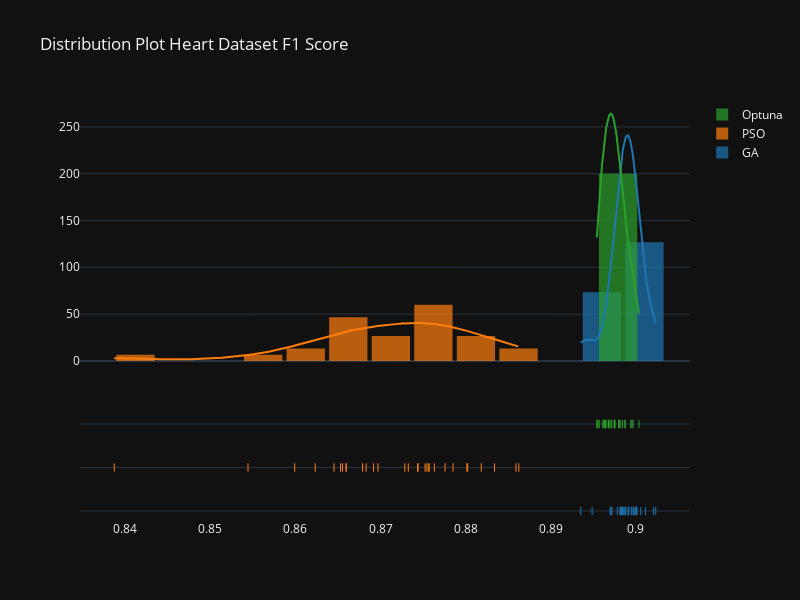

Notebook source saved alongside this figure:
### Code cell
import plotly.figure_factory as ff
import plotly.graph_objects as go
import plotly.express as px
import numpy as np

hist_data = [heart_ga['F1'], heart_pso['F1'], heart_optuna['F1']]
group_labels = ['GA', 'PSO', 'Optuna'] # name of the dataset


fig = ff.create_distplot(hist_data, group_labels, curve_type='kde', bin_size=.005, show_hist=True)
fig.update_layout(template = 'plotly_dark')
fig.update_layout(bargap=0.1, width=800, height=600, title='Distribution Plot Heart Dataset F1 Score')
fig.show()

### Figure 1 — Plotly figure (JSON) as saved in the notebook; plotly's stock layout.template omitted (floating-point values rounded to 4 significant figures; data arrays with more than 128 entries replaced by an {"elided": "..."} marker saying what was removed)
{"data": [{"autobinx": false, "histnorm": "probability density", "legendgroup": "GA", "marker": {"color": "rgb(31, 119, 180)"}, "name": "GA", "opacity": 0.7, "type": "histogram", "x": [0.8984, 0.9, 0.9021, 0.8982, 0.9023, 0.8982, 0.8981, 0.9001, 0.8978, 0.8991, 0.8971, 0.8992, 0.8986, 0.8997, 0.8988, 0.8972, 0.897, 0.8985, 0.9011, 0.8935, 0.8998, 0.8949, 0.9001, 0.8999, 0.8983, 0.8988, 0.8995, 0.8991, 0.9006, 0.8995], "xaxis": "x", "xbins": {"end": 0.9023, "size": 0.005, "start": 0.8935}, "yaxis": "y"}, {"autobinx": false, "histnorm": "probability density", "legendgroup": "PSO", "marker": {"color": "rgb(255, 127, 14)"}, "name": "PSO", "opacity": 0.7, "type": "histogram", "x": [0.8862, 0.866, 0.8387, 0.8859, 0.8544, 0.8683, 0.8679, 0.8697, 0.8834, 0.8802, 0.8692, 0.8744, 0.8743, 0.8801, 0.8599, 0.8655, 0.8754, 0.8752, 0.8763, 0.8733, 0.8776, 0.8653, 0.8645, 0.866, 0.8785, 0.8757, 0.8728, 0.8818, 0.8757, 0.8623], "xaxis": "x", "xbins": {"end": 0.8862, "size": 0.005, "start": 0.8387}, "yaxis": "y"}, {"autobinx": false, "histnorm": "probability density", "legendgroup": "Optuna", "marker": {"color": "rgb(44, 160, 44)"}, "name": "Optuna", "opacity": 0.7, "type": "histogram", "x": [0.8955, 0.8995, 0.8969, 0.8954, 0.8964, 0.8987, 0.8981, 0.8963, 0.8984, 0.8961, 0.8997, 0.8981, 0.9004, 0.8987, 0.8975, 0.8971, 0.8966, 0.8994, 0.8975, 0.8975, 0.8971, 0.898, 0.8968, 0.8974, 0.8971, 0.898, 0.8961, 0.8957, 0.8955, 0.8963], "xaxis": "x", "xbins": {"end": 0.9004, "size": 0.005, "start": 0.8954}, "yaxis": "y"}, {"legendgroup": "GA", "marker": {"color": "rgb(31, 119, 180)"}, "mode": "lines", "name": "GA", "showlegend": false, "type": "scatter", "x": {"elided": "500 float values"}, "xaxis": "x", "y": {"elided": "500 float values"}, "yaxis": "y"}, {"legendgroup": "PSO", "marker": {"color": "rgb(255, 127, 14)"}, "mode": "lines", "name": "PSO", "showlegend": false, "type": "scatter", "x": {"elided": "500 float values"}, "xaxis": "x", "y": {"elided": "500 float values"}, "yaxis": "y"}, {"legendgroup": "Optuna", "marker": {"color": "rgb(44, 160, 44)"}, "mode": "lines", "name": "Optuna", "showlegend": false, "type": "scatter", "x": {"elided": "500 float values"}, "xaxis": "x", "y": {"elided": "500 float values"}, "yaxis": "y"}, {"legendgroup": "GA", "marker": {"color": "rgb(31, 119, 180)", "symbol": "line-ns-open"}, "mode": "markers", "name": "GA", "showlegend": false, "type": "scatter", "x": [0.8984, 0.9, 0.9021, 0.8982, 0.9023, 0.8982, 0.8981, 0.9001, 0.8978, 0.8991, 0.8971, 0.8992, 0.8986, 0.8997, 0.8988, 0.8972, 0.897, 0.8985, 0.9011, 0.8935, 0.8998, 0.8949, 0.9001, 0.8999, 0.8983, 0.8988, 0.8995, 0.8991, 0.9006, 0.8995], "xaxis": "x", "y": ["GA", "GA", "GA", "GA", "GA", "GA", "GA", "GA", "GA", "GA", "GA", "GA", "GA", "GA", "GA", "GA", "GA", "GA", "GA", "GA", "GA", "GA", "GA", "GA", "GA", "GA", "GA", "GA", "GA", "GA"], "yaxis": "y2"}, {"legendgroup": "PSO", "marker": {"color": "rgb(255, 127, 14)", "symbol": "line-ns-open"}, "mode": "markers", "name": "PSO", "showlegend": false, "type": "scatter", "x": [0.8862, 0.866, 0.8387, 0.8859, 0.8544, 0.8683, 0.8679, 0.8697, 0.8834, 0.8802, 0.8692, 0.8744, 0.8743, 0.8801, 0.8599, 0.8655, 0.8754, 0.8752, 0.8763, 0.8733, 0.8776, 0.8653, 0.8645, 0.866, 0.8785, 0.8757, 0.8728, 0.8818, 0.8757, 0.8623], "xaxis": "x", "y": ["PSO", "PSO", "PSO", "PSO", "PSO", "PSO", "PSO", "PSO", "PSO", "PSO", "PSO", "PSO", "PSO", "PSO", "PSO", "PSO", "PSO", "PSO", "PSO", "PSO", "PSO", "PSO", "PSO", "PSO", "PSO", "PSO", "PSO", "PSO", "PSO", "PSO"], "yaxis": "y2"}, {"legendgroup": "Optuna", "marker": {"color": "rgb(44, 160, 44)", "symbol": "line-ns-open"}, "mode": "markers", "name": "Optuna", "showlegend": false, "type": "scatter", "x": [0.8955, 0.8995, 0.8969, 0.8954, 0.8964, 0.8987, 0.8981, 0.8963, 0.8984, 0.8961, 0.8997, 0.8981, 0.9004, 0.8987, 0.8975, 0.8971, 0.8966, 0.8994, 0.8975, 0.8975, 0.8971, 0.898, 0.8968, 0.8974, 0.8971, 0.898, 0.8961, 0.8957, 0.8955, 0.8963], "xaxis": "x", "y": ["Optuna", "Optuna", "Optuna", "Optuna", "Optuna", "Optuna", "Optuna", "Optuna", "Optuna", "Optuna", "Optuna", "Optuna", "Optuna", "Optuna", "Optuna", "Optuna", "Optuna", "Optuna", "Optuna", "Optuna", "Optuna", "Optuna", "Optuna", "Optuna", "Optuna", "Optuna", "Optuna", "Optuna", "Optuna", "Optuna"], "yaxis": "y2"}], "layout": {"bargap": 0.1, "barmode": "overlay", "height": 600, "hovermode": "closest", "legend": {"traceorder": "reversed"}, "title": {"text": "Distribution Plot Heart Dataset F1 Score"}, "width": 800, "xaxis": {"anchor": "y2", "domain": [0, 1], "zeroline": false}, "yaxis": {"anchor": "free", "domain": [0.35, 1], "position": 0}, "yaxis2": {"anchor": "x", "domain": [0, 0.25], "dtick": 1, "showticklabels": false}}}
